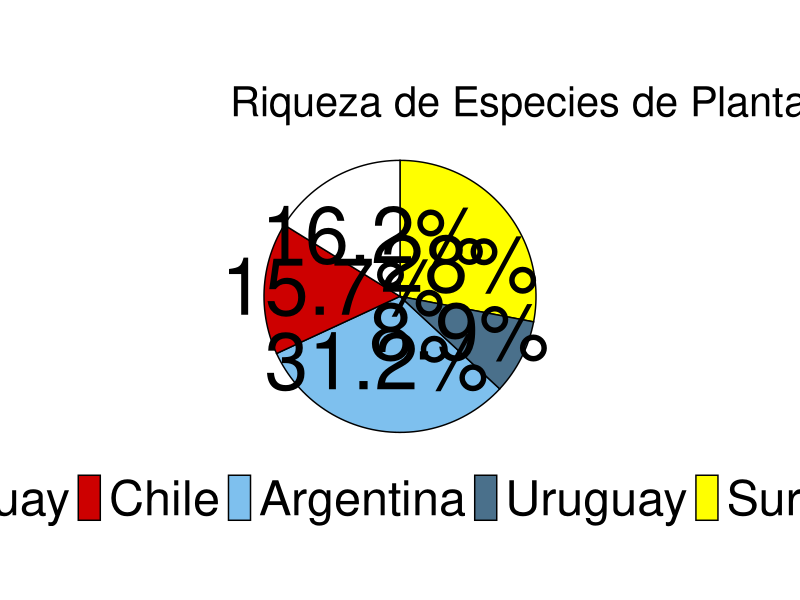

This figure's R source:
# CUIA

# Create a data frame with the country names and number of species
cono_sur <- data.frame(
  Pais = c("Argentina", "Sur de Brasil", "Chile", "Paraguay", "Uruguay"),
  N_especies = c(10221, 9189, 5155, 5296, 2911)
)

orden_deseado <- c("Paraguay", "Chile", "Argentina", "Uruguay", "Sur de Brasil")

# Establecer el orden como factor con el orden deseado
cono_sur$Pais <- factor(cono_sur$Pais, levels = orden_deseado)

# Ordenar la base de datos según el factor
cono_sur_ordenado <- cono_sur[order(cono_sur$Pais), ]

# Mostrar la base de datos ordenada
cono_sur_ordenado

# Calculate the percentage for each country
cono_sur$Porcentaje <- round((cono_sur$N_especies / sum(cono_sur$N_especies)) * 100, 1)

# Add the total row for the Cono Sur
cono_sur <- rbind(cono_sur, 
                  data.frame(Pais = "Total Cono Sur", 
                             N_especies = sum(cono_sur$N_especies), 
                             Porcentaje = 100))

# Name the data frame "cono_sur"
names(cono_sur) <- c("Pais", "N_especies", "Porcentaje")

# Variables
cono_sur$Pais <- as.factor(cono_sur$Pais)

# Display the table
print(cono_sur)

# Define colors based on the original figure
colors <- c("white", "red3","skyblue2", "skyblue4" , "yellow")

cono_sur2 <- cono_sur[-c(6:7),]

# Load the ggplot2 package
library(ggplot2)

# Crear el gráfico de torta con etiquetas de porcentaje y bordes negros
gg_cono_sur <- ggplot(data = cono_sur2, aes(x = "", y = Porcentaje, fill = Pais, label = paste0(Porcentaje, "%"))) +
  geom_bar(stat = "identity", width = 1, color = "black") +  # Añadir bordes negros
  coord_polar(theta = "y") +
  scale_fill_manual(values = colors) +
  geom_text(aes(label = paste0(Porcentaje, "%")), position = position_stack(vjust = 0.6), size = 20) +  # Aumentar tamaño de letras
  labs(title = "Riqueza de Especies de Plantas Vasculares del Cono Sur", 
       fill = "País") +
  theme_void() +
  theme(legend.position = "bottom",  # Colocar la leyenda a la derecha
        plot.title = element_text(size = 30),  # Aumentar tamaño del título
        legend.text = element_text(size = 35),  # Aumentar tamaño de letra en la leyenda
        plot.margin = margin(2, 2, 2, 2, "cm"))

# Mostrar el gráfico
gg_cono_sur



